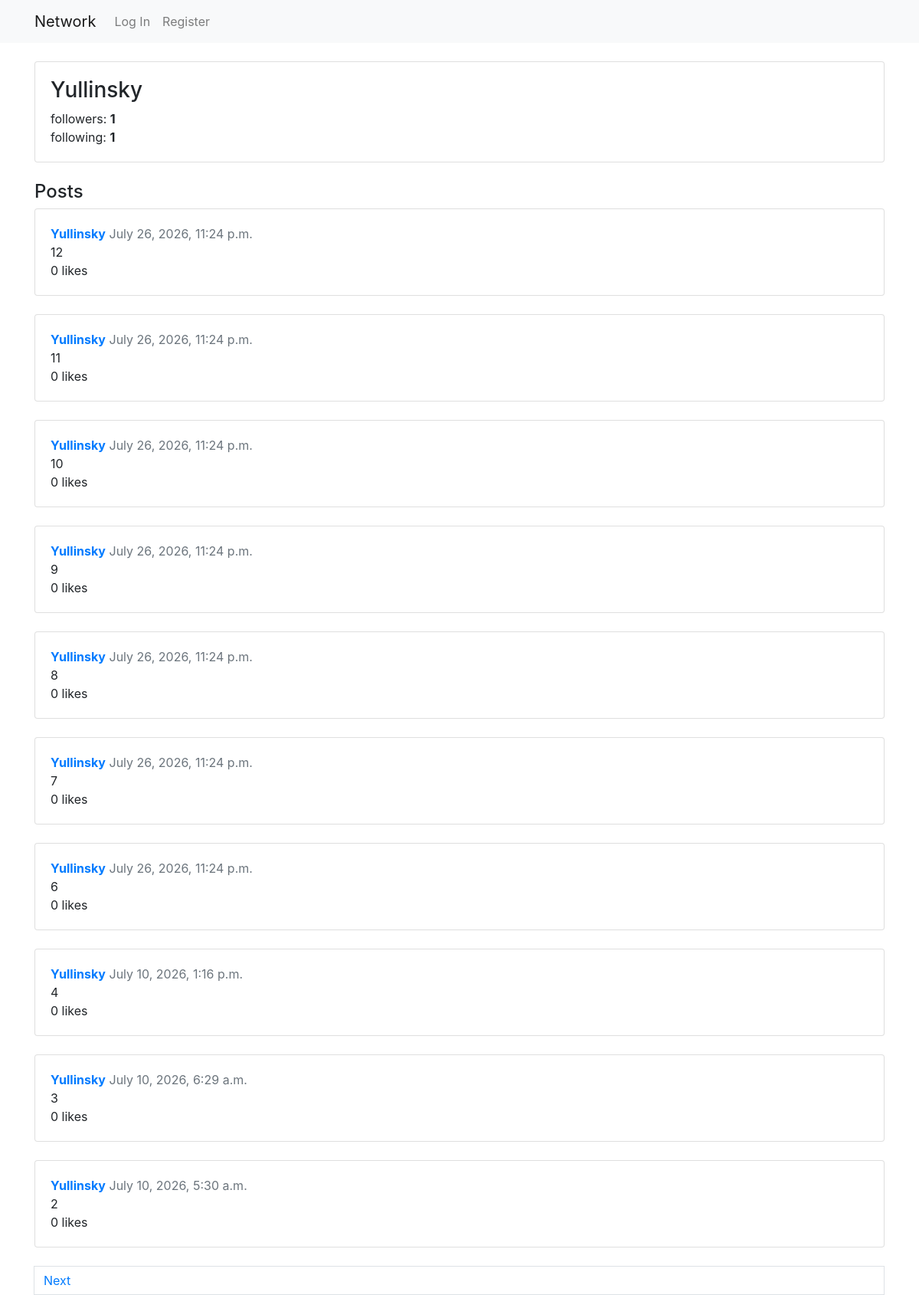
Page /profile/Yullinsky on the committed database.
### network/models.py (models this page shows, shortened)
class User(AbstractUser):
    pass

class Post(models.Model):
    body = models.TextField(max_length=640)
    date_time = models.DateTimeField(auto_now_add=True)
    user = models.ForeignKey(User, on_delete=models.CASCADE)
    likes = models.ManyToManyField(User, related_name="liked_posts", blank=True)
    def total_likes(self):
        return self.likes.count()

### network/views.py (the view)
# urls.py: path("profile/<str:username>", views.profile , name="profile"),
def profile(request, username):
    usuario = get_object_or_404(User, username=username)
    posts = Post.objects.filter(user=usuario).order_by("-date_time")
    page_obj = paginate(request, posts)
    followers_count = usuario.followers.count()
    following_count = usuario.following.count()
    is_following = False
    if request.user.is_authenticated:
        is_following = Follow.objects.filter(follower=request.user, followed=usuario).exists()
    return render(request, "network/profile.html", {
        "perfil": usuario,
        "page_obj": page_obj,
        "followers_count": followers_count,
        "following_count": following_count,
        "is_following": is_following
    })

### network/helpers.py (called while the page is built)
def paginate(request, queryset, per_page=10):
    paginator = Paginator(queryset, per_page)
    page_number = request.GET.get('page')
    return paginator.get_page(page_number)

### network/templates/network/profile.html (shortened to what this page needs)
{% extends "network/layout.html" %}
{% block body %}
    <div class="card">
        <div class="card-body">
            <div class="d-flex justify-content-between align-items-start">
                <h3>{{ perfil.username }}</h3>
            </div>
            <div class="gap-4">
                <span>followers: <strong id="followers-count">{{  followers_count  }}</strong></span>
                <br/>
                <span>following: <strong>{{  following_count  }}</strong></span>
            </div>
        </div>
    </div>
    <h4 class="mt-4"> Posts </h4>
    {% include "network/posts_list.html" %}
{% endblock %}

### network/templates/network/posts_list.html (shortened to what this page needs)
{% for post in page_obj %}
    <div class="post card mb-4" id="post-{{  post.id  }}">
        <div class="card-body">
            <div class="post-header">
                <a href="{% url 'profile' post.user.username %}"><strong>{{  post.user.username  }}</strong><a>
                <span class="text-muted" id="timestamp-{{ post.id }}"> {{ post.date_time|date:"F j, Y, g:i a" }}</span>
            </div>
            <div class="post-body" id="content-{{ post.id }}">{{ post.body|linebreaksbr }}</div>
            <div class="post-footer">
                <span id="likes-count-{{  post.id  }}">{{ post.total_likes }} </span> likes
            </div>
        </div>
    </div>
{% empty %}
    <p>No posts yet. Be the first to post!</p>
{% endfor %}
<nav class="mt-4">
    {% if page_obj.has_next %}
        <a class="page-link" href="?page={{ page_obj.next_page_number }}">Next</a>
    {% endif %}
</nav>

### rows in the picture
User: username "Yullinsky"
Post: user.username "Yullinsky", date_time "July 26, 2026, 11:24 p.m.", body "12", total_likes "0"
Post: user.username "Yullinsky", date_time "July 26, 2026, 11:24 p.m.", body "11", total_likes "0"
Post: user.username "Yullinsky", date_time "July 26, 2026, 11:24 p.m.", body "10", total_likes "0"
Post: user.username "Yullinsky", date_time "July 26, 2026, 11:24 p.m.", body "9", total_likes "0"
Post: user.username "Yullinsky", date_time "July 26, 2026, 11:24 p.m.", body "8", total_likes "0"
Post: user.username "Yullinsky", date_time "July 26, 2026, 11:24 p.m.", body "7", total_likes "0"
Post: user.username "Yullinsky", date_time "July 26, 2026, 11:24 p.m.", body "6", total_likes "0"
Post: user.username "Yullinsky", date_time "July 10, 2026, 1:16 p.m.", body "4", total_likes "0"
Post: user.username "Yullinsky", date_time "July 10, 2026, 6:29 a.m.", body "3", total_likes "0"
Post: user.username "Yullinsky", date_time "July 10, 2026, 5:30 a.m.", body "2", total_likes "0"

### other values in the picture
{{ followers_count }} "1"
{{ following_count }} "1"
